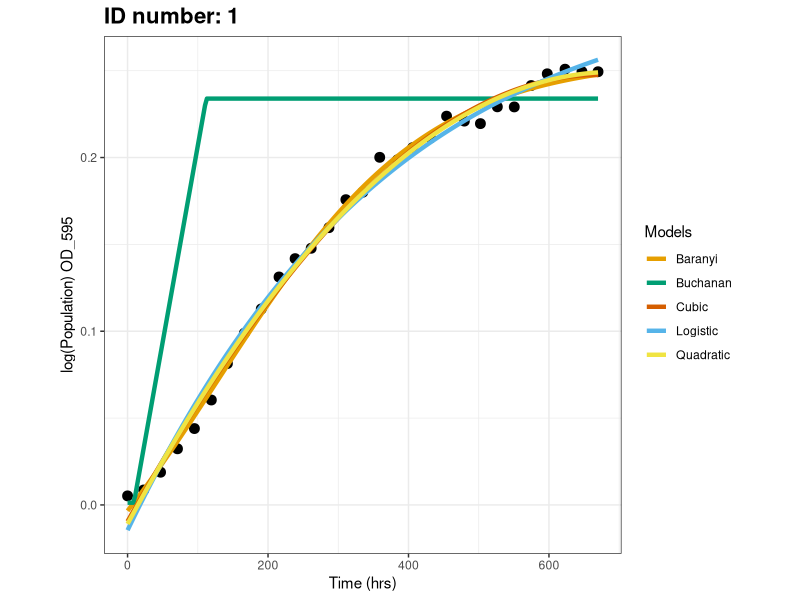
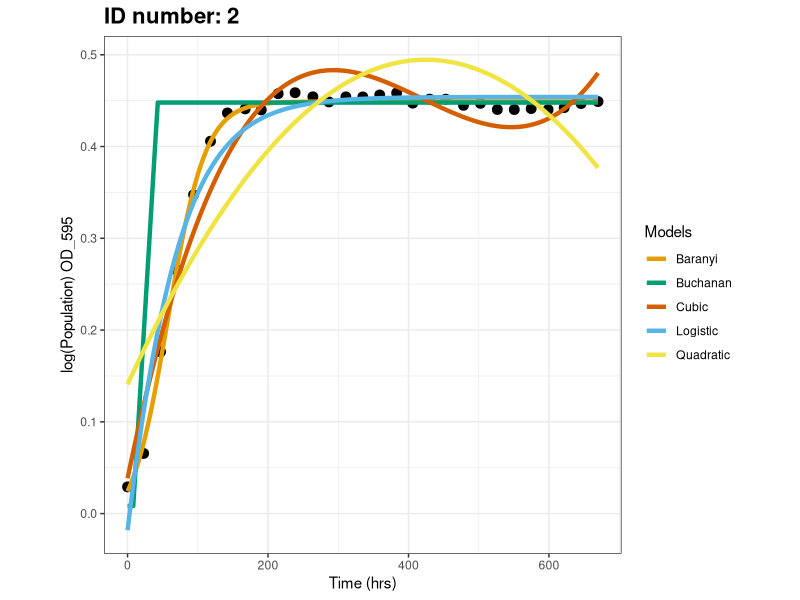
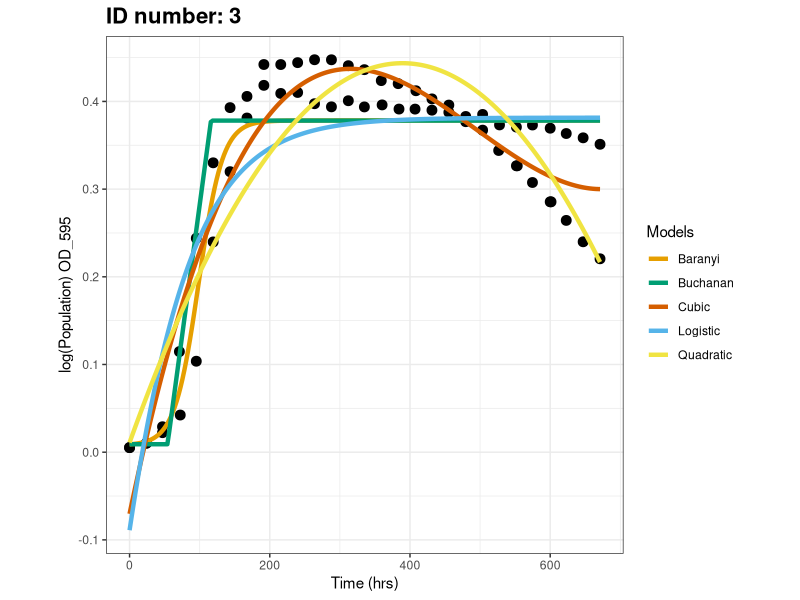
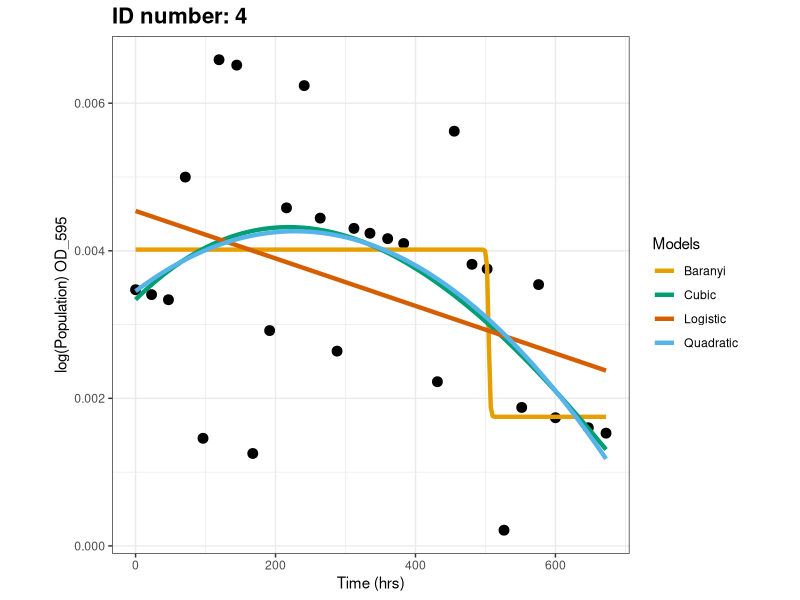
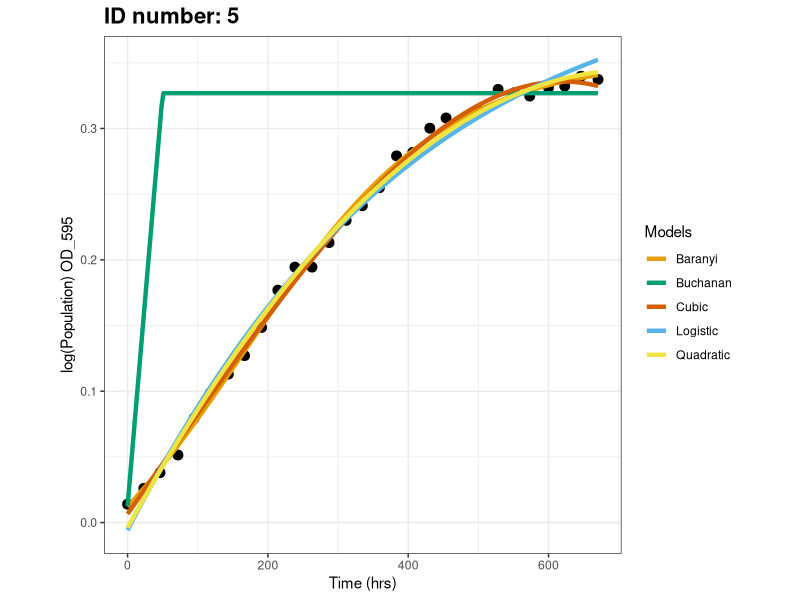
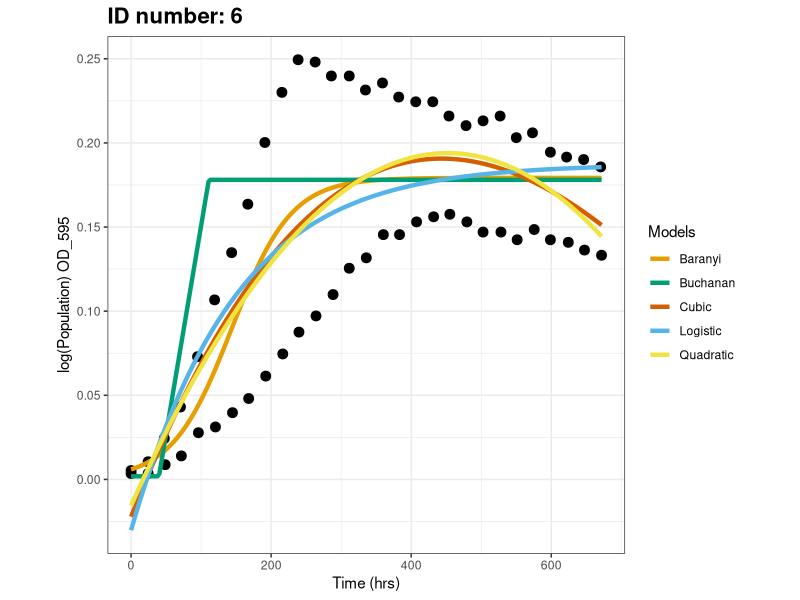
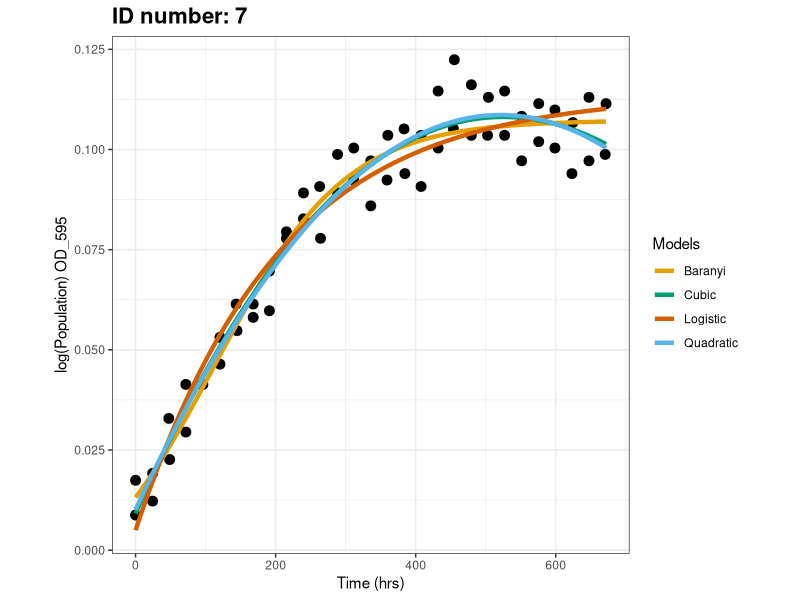
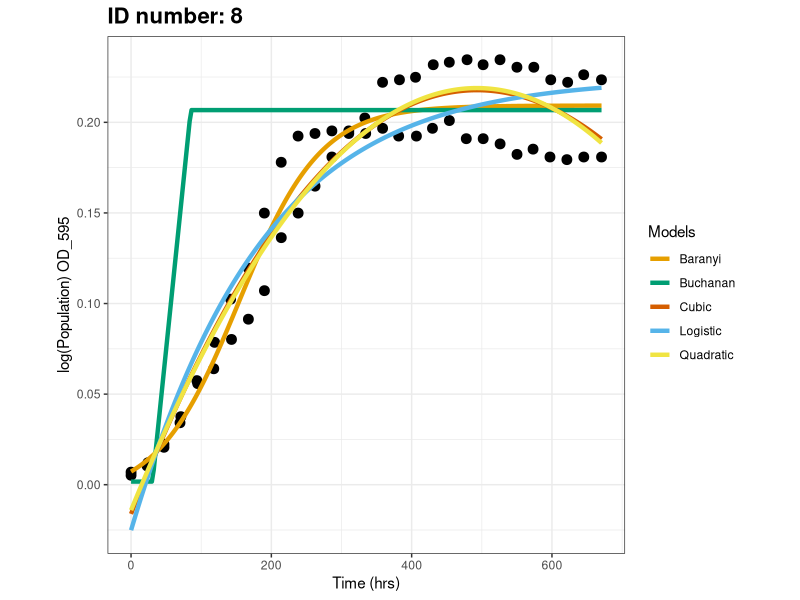

The R source for these figures, in order: (Note: this script raises an error after producing the figures.)
#__author__ = 'Billy Lam (ykl17@ic.ac.uk)'
#__version__ = '3.6.3'

######### Model fitting using logged data #########
# SAMPLING #
cat("Starting model fitting with sampling starting parameters, this will take even longer!")

## Load necessary packages ##
library(ggplot2)
library(minpack.lm)

# An additional package could be "growthrates", it got a written function to extract rmax and tlag

## Load data ##
data <- read.csv("../data/Pop_clean.csv", stringsAsFactors = F, header = T)

#### Defining equations! ####
logistic_model <- function(N_0, N_max, r_max, t){
  return((N_0 * N_max * exp(r_max*t)) / (N_max + N_0 * (exp(r_max*t) - 1)))
}

loglogistic_model <- function(N_0, N_max, r_max, t){
  return(log((N_0 * N_max * exp(r_max*t)) / (N_max + N_0 * (exp(r_max*t) - 1))))
}

# gompertz_model <- function(t, r_max, N_max, N_0, t_lag){ 
#   return(N_0 + (N_max - N_0) * exp(-exp(r_max * exp(1) * (t_lag - t)/((N_max - N_0) * log(10)) + 1)))
# }     

baranyi_model <- function(N_0, N_max, r_max, t, t_lag){ 
  return(N_max + log10((-1+exp(r_max*t_lag) + exp(r_max*t))/(exp(r_max*t) - 1 + exp(r_max*t_lag) * 10^(N_max-N_0))))
}

buchanan_model <- function(t, r_max, N_max, N_0, t_lag){ 
  return(N_0 + (t >= t_lag) * (t <= (t_lag + (N_max - N_0) * log(10)/r_max)) * r_max * (t - t_lag)/log(10) + (t >= t_lag) * (t > (t_lag + (N_max - N_0) * log(10)/r_max)) * (N_max - N_0))
}

## Initialize the results data frame ##
Stats50 <- data.frame(ID = character(), Quadratic_AIC = numeric(), 
                      Cubic_AIC = numeric(), Logistic_AIC = numeric(), 
                      Baranyi_AIC = numeric(), 
                      Buchanan_AIC = numeric(),
                      Quadratic_rsq = numeric(), Cubic_rsq = numeric(), 
                      Logistic_rsq = numeric(),
                      Baranyi_rsq = numeric(), Buchanan_rsq = numeric(),
                      stringsAsFactors = FALSE)

counter <- 1
## Initializing starting parameters, model fitting (linear and nonn-linear), calculating AIC, plotting!
for (i in unique(data$id2)){
  # For each unique data set
  supb <- subset(data, data$id2 == i)
  ID <- counter 
  
  # Ignore data sets with less than 4 data points
  if ((nrow(supb)<4) == TRUE) {next}
  
  ############## Initializing starting parameters ###############
  N_0_start <- min(supb$logpop1) # N0 = minimum PopBio
  N_max_start <- max(supb$logpop1) # Nmax = maximum PopBio
  
  # Generate initial regression for comparisons to find rmax in the while loop!
  a <- lm(supb$logpop1 ~ supb$Time) #Initial regression fit
  y_int <- a$coefficients[1] #Y-intercept of the initial regression fit
  r_max_start <- a$coefficients[2] #Gradient of initial regression fit
  
  # Setting conditions for the while loop so that it runs x (total number of rows -3) number of times for each data set
  j <- 1
  n <- dim(supb)[1] - 3 # Running lm for every 3 points in the data set, so the nrow(supb) - 3 is the number of times the lm will run
  rdata <- supb
  
  while(j < n){ # Prevent R trying to lm() over available data
    if(length(unique(rdata$Time)) != 1){
      rmaxx <- lm(rdata$logpop1[j:(j+4)]~rdata$Time[j:(j+4)])$coefficients[2]
      y_int2 <- lm(rdata$logpop1[j:(j+4)]~rdata$Time[j:(j+4)])$coefficients[1]
      j <- j + 1
      if(r_max_start < rmaxx){ # If new r is greater than old r
        r_max_start <- rmaxx # Make the the old rmax equal to the new rmax
        y_int <- y_int2 # Make the old y-intercept equal to the new y-intercept
      }
    } 
  }
  
  r_max_start <- as.numeric(r_max_start) 
  y_int <- as.numeric(y_int)
  t_lag_start <- (-y_int) / r_max_start # t_lag = x-intercept of the r_max tangent, so this calculates it
  
  ################ Fitting linear models ##################
  
  # Quadratic
  Qua_Fit <- lm(logpop1 ~ poly(Time, 2), data = supb)   
  QuaAIC <- AIC(Qua_Fit)
  Qua_rsq <- summary(Qua_Fit)$adj.r.squared
  
  # Cubic
  Cub_Fit <- lm(logpop1 ~ poly(Time, 3), data = supb) 
  CubAIC <- AIC(Cub_Fit)
  Cub_rsq <- summary(Cub_Fit)$adj.r.squared
  
  ########### Sampling starting values for non-linear models ###########
  
  # Set seed to make code reproducible
  set.seed(55)
  # Initialize a matrix with 100 nd samples of each predicted starting parameters
  N_0_start_lots <- matrix(rnorm(100, mean = N_0_start, sd = 0.2) , nrow = 100, ncol = 1)
  N_max_start_lots <- rnorm(100, mean = N_max_start, sd = 0.2)
  r_max_start_lots <- rnorm(100, mean = r_max_start, sd = 0.2)
  t_lag_start_lots <- rnorm(100, mean = t_lag_start, sd = 0.2)
  # Adding all into one matrix
  starting_val <- cbind(N_0_start_lots, N_max_start_lots, r_max_start_lots, t_lag_start_lots)
  colnames(starting_val) <- c("N_0_start", "N_max_start", "r_max_start", "t_lag_start")
  
  for (z in 1:nrow(starting_val)){
    ################ Fitting non-linear models ##################
    
    # Logistic
    Logis_Fit <- try(nlsLM(logpop1 ~ loglogistic_model(N_0, N_max, r_max, t = Time), 
                           data = supb, start = c(N_0 = unname(starting_val[z, 1]), 
                                                  N_max = unname(starting_val[z, 2]), 
                                                  r_max = unname(starting_val[z, 3])), 
                           control = nls.lm.control(maxiter = 100)), silent = T) 
    if (class(Logis_Fit) != 'try-error'){
      LogisAIC2 <- AIC(Logis_Fit)
      Logistic_rss <- sum(residuals(Logis_Fit)^2)
      Logistic_tss <- sum((supb$logpop1 - mean(supb$logpop1))^2)
      Logistic_rsq2 <- 1 - (Logistic_rss/Logistic_tss)
    } else {
      LogisAIC2 <- "NA"
      Logistic_rsq2 <- "NA"
    }
    
    
    # Make sure the first AIC and rsq values are set as a baseline for comparisons
    
    if (exists("LogisAIC") == FALSE && exists("Logistic_rsq") == FALSE){
      if (class(Logis_Fit) != 'try-error'){
        LogisAIC <- LogisAIC2
        Logistic_rsq <- Logistic_rsq2
        Logis_Fit_final <- Logis_Fit
      }
    }
    
    # If the newly sampled value has a better AIC and rsq values, replace
    if (exists("LogisAIC") == TRUE && exists("Logistic_rsq") == TRUE){
      if (LogisAIC2 < LogisAIC){
        LogisAIC <- LogisAIC2
        Logistic_rsq <- Logistic_rsq2
        Logis_Fit_final <- Logis_Fit
      }
    }
      
    # Gompertz, REMOVED
    # Gomp_Fit <- try(nlsLM(logpop1 ~ gompertz_model(N_0, N_max, r_max, t = Time, 
    #                                                t_lag), data = supb, 
    #                       start = c(N_0 = unname(starting_val[z, 1]), 
    #                                 N_max = unname(starting_val[z, 2]), 
    #                                 r_max = unname(starting_val[z, 3]), 
    #                                 t_lag = unname(starting_val[z, 4])), 
    #                       control = nls.lm.control(maxiter = 100)), silent = T) 
    # if (class(Gomp_Fit) != 'try-error'){
    #   GompertzAIC2 <- AIC(Gomp_Fit)
    #   Gompertz_rss <- sum(residuals(Gomp_Fit)^2)
    #   Gompertz_tss <- sum((supb$logpop1 - mean(supb$logpop1))^2)
    #   Gompertz_rsq2 <- 1 - (Gompertz_rss/Gompertz_tss)
    # } else {
    #   GompertzAIC2 <- "NA"
    #   Gompertz_rsq2 <- "NA"
    # }
    # 
    # # Make sure the first AIC and rsq values are set as a baseline for comparisons
    # 
    # if (exists("GompertzAIC") == FALSE && exists("Gompertz_rsq") == FALSE){
    #   if (class(Gomp_Fit) != 'try-error'){
    #     GompertzAIC <- GompertzAIC2
    #     Gompertz_rsq <- Gompertz_rsq2
    #     Gomp_Fit_final <- Gomp_Fit
    #   }
    # }
    # 
    # 
    # # If the newly sampled value has a better AIC and rsq values, replace
    # if (exists("GompertzAIC") == TRUE && exists("Gompertz_rsq") == TRUE){
    #   if (GompertzAIC2 < GompertzAIC){
    #     GompertzAIC <- GompertzAIC2
    #     Gompertz_rsq <- Gompertz_rsq2
    #     Gomp_Fit_final <- Gomp_Fit
    #     cat("Gomp", counter, "/n")
    #   }
    # }
    
    # Baranyi
    Bar_Fit <- try(nlsLM(logpop1 ~ baranyi_model(N_0, N_max, r_max, t = Time, 
                                                 t_lag), data = supb, 
                         start = c(N_0 = unname(starting_val[z, 1]), 
                                   N_max = unname(starting_val[z, 2]), 
                                   r_max = unname(starting_val[z, 3]), 
                                   t_lag = unname(starting_val[z, 4])), 
                         control = nls.lm.control(maxiter = 100)), silent = T) 
    if (class(Bar_Fit) != 'try-error'){
      BaranyiAIC2 <- AIC(Bar_Fit)
      Baranyi_rss <- sum(residuals(Bar_Fit)^2)
      Baranyi_tss <- sum((supb$logpop1 - mean(supb$logpop1))^2)
      Baranyi_rsq2 <- 1 - (Baranyi_rss/Baranyi_tss)
    } else {
      BaranyiAIC2 <- "NA"
      Baranyi_rsq2 <- "NA"
    }    
    
    # Make sure the first AIC and rsq values that are not NAs are set as a baseline for comparisons
    if (exists("BaranyiAIC") == FALSE && exists("Baranyi_rsq") == FALSE){
      if (BaranyiAIC2 != "NA" && Baranyi_rsq2 != "NA"){
        BaranyiAIC <- BaranyiAIC2
        Baranyi_rsq <- Baranyi_rsq2
        Bar_Fit_final <- Bar_Fit # Make sure model fit is saved if the first sampled value is the best
      }
    }
    
    
    # If the newly sampled value has a better AIC and rsq values, replace
    if (exists("BaranyiAIC") == TRUE && exists("Baranyi_rsq") == TRUE){
      if (BaranyiAIC2 < BaranyiAIC){
        BaranyiAIC <- BaranyiAIC2
        Baranyi_rsq <- Baranyi_rsq2
        Bar_Fit_final <- Bar_Fit
      }
    }

    
    # Buchnan
    Buch_Fit <- try(nlsLM(logpop1 ~ buchanan_model(N_0, N_max, r_max, t = Time, 
                                                 t_lag), data = supb, 
                         start = c(N_0 = unname(starting_val[z, 1]), 
                                   N_max = unname(starting_val[z, 2]), 
                                   r_max = unname(starting_val[z, 3]), 
                                   t_lag = unname(starting_val[z, 4])), 
                         control = nls.lm.control(maxiter = 100)), silent = T) 
    if (class(Buch_Fit) != 'try-error'){
      BuchananAIC2 <- AIC(Buch_Fit)
      Buchanan_rss <- sum(residuals(Buch_Fit)^2)
      Buchanan_tss <- sum((supb$logpop1 - mean(supb$logpop1))^2)
      Buchanan_rsq2 <- 1 - (Buchanan_rss/Buchanan_tss)
    } else {
      BuchananAIC2 <- "NA"
      Buchanan_rsq2 <- "NA"
    }    
    
    # Make sure the first AIC and rsq values that are not NAs are set as a baseline for comparisons
    if (exists("BuchananAIC") == FALSE && exists("Buchanan_rsq") == FALSE){
      if (BuchananAIC2 != "NA" && Buchanan_rsq2 != "NA"){
        BuchananAIC <- BuchananAIC2
        Buchanan_rsq <- Buchanan_rsq2
        Buch_Fit_final <- Buch_Fit # Make sure the model fit is saved if the first sampled value has the best fit
      }
    }
    
    # If the newly sampled value has a better AIC and rsq values, replace
    if (exists("BuchananAIC") == TRUE && exists("Buchanan_rsq") == TRUE){
      if (BuchananAIC2 < BuchananAIC){
        BuchananAIC <- BuchananAIC2
        Buchanan_rsq <- Buchanan_rsq2
        Buch_Fit_final <- Buch_Fit
      }
    }
  }
  ## If none of the sampled values can fit the data, fill with NA
  if (exists("BaranyiAIC") == FALSE && exists("Baranyi_rsq") == FALSE){
    BaranyiAIC <- "NA"
    Baranyi_rsq <- "NA"
  }
  
  if (exists("BuchananAIC") == FALSE && exists("Buchanan_rsq") == FALSE){
    BuchananAIC <- "NA"
    Buchanan_rsq <- "NA"
  }
  
  # Filling in the results data frame with calculated AIC and adj r-squared values
  stat_values <- c(ID, QuaAIC, CubAIC, LogisAIC, BaranyiAIC, BuchananAIC, Qua_rsq, 
             Cub_rsq, Logistic_rsq, Baranyi_rsq, Buchanan_rsq)
  Stats50[i, ] <- stat_values
  
  counter <- counter + 1
  
  ################## Creating the plots #####################
  # x-axis for the models
  length <- seq(from = min(supb$Time), to = max(supb$Time), length.out = 250)
  
  # Saving the predicted data points for each model and merging them all together
  Qp <- predict.lm(Qua_Fit, data.frame(Time = length))
  df1 <- data.frame(length, Qp)
  df1$Models <- "Quadratic"
  names(df1) <- c("length", "PopBio_pred", "Models")
  dfp <- df1
  
  if(CubAIC != "NA" && is.infinite(CubAIC) == FALSE){ # If the AIC is not NA and infinite
    Cp <- predict.lm(Cub_Fit, data.frame(Time = length))
    df2 <- data.frame(length, Cp)
    df2$Models <- "Cubic"
    names(df2) <- c("length", "PopBio_pred", "Models")
    dfp <- rbind(dfp, df2) # rbind the dataframes
  }
  if(LogisAIC != "NA" && is.infinite(LogisAIC) == FALSE){
    Lp <- loglogistic_model(t = length, r_max = coef(Logis_Fit_final)["r_max"], 
                         N_max = coef(Logis_Fit_final)["N_max"], 
                         N_0 = coef(Logis_Fit_final)["N_0"])
    df3 <- data.frame(length, Lp)
    df3$Models <- "Logistic"
    names(df3) <- c("length", "PopBio_pred", "Models")
    dfp <- rbind(dfp, df3)
  }
  
  # if(GompertzAIC != "NA" && is.infinite(GompertzAIC) == FALSE){
  #   Gop <- gompertz_model(t = length, r_max = coef(Gomp_Fit_final)["r_max"], 
  #                         N_max = coef(Gomp_Fit_final)["N_max"], 
  #                         N_0 = coef(Gomp_Fit_final)["N_0"], 
  #                         t_lag = coef(Gomp_Fit_final)["t_lag"])
  #   df4 <- data.frame(length, Gop)
  #   df4$Models <- "Gompertz"
  #   names(df4) <- c("length", "PopBio_pred", "Models")
  #   dfp <- rbind(dfp, df4)
  # }
  
  if(BaranyiAIC != "NA" && is.infinite(BaranyiAIC) == FALSE){
    Bp <- baranyi_model(t = length, r_max = coef(Bar_Fit_final)["r_max"], 
                        N_max = coef(Bar_Fit_final)["N_max"], 
                        N_0 = coef(Bar_Fit_final)["N_0"], 
                        t_lag = coef(Bar_Fit_final)["t_lag"])
    df5 <- data.frame(length, Bp)
    df5$Models <- "Baranyi"
    names(df5) <- c("length", "PopBio_pred", "Models")
    dfp <- rbind(dfp, df5)
  }
  if(BuchananAIC != "NA" && is.infinite(BuchananAIC) == FALSE){
    Bch <- buchanan_model(t = length, r_max = coef(Buch_Fit_final)["r_max"], 
                        N_max = coef(Buch_Fit_final)["N_max"], 
                        N_0 = coef(Buch_Fit_final)["N_0"], 
                        t_lag = coef(Buch_Fit_final)["t_lag"])
    df6 <- data.frame(length, Bch)
    df6$Models <- "Buchanan"
    names(df6) <- c("length", "PopBio_pred", "Models")
    dfp <- rbind(dfp, df6)
  }
  
  ## Plotting ##
  p <- ggplot(supb, aes(x = Time, y = logpop1)) +
    geom_point(size = 3) + 
    geom_line(data = dfp, aes(x = length, y = PopBio_pred, col = Models), size = 1.5) + # Model prediction lines
    scale_color_manual(values = c("#E69F00", "#009E73", "#D55E00", "#56B4E9", "#F0E442")) +
    theme_bw() + 
    theme(aspect.ratio = 1) + 
    labs(title = paste("ID number:", ID), x = ("Time (hrs)"), y = paste("log(Population) ", supb$PopBio_units[1], sep = "")) +
    theme(plot.title = element_text(size = 16, face = "bold"))

  ## Save plot in results
  png(paste("../results/", "Sampling", i, ".png", sep = ""), width=600, height=500, res=120) # start export
  print(p)
  dev.off() 
  
  ## Remove the best AIC, rsq values and model fits before the start of next loop
  rm(list = ls(pattern = "^Bar"))
  rm(list = ls(pattern = "^Logis"))
  rm(list = ls(pattern = "^Buch"))
}

## NOT INCLUDING GOMPERTZ MODEL
# The obtained AIC values do not reflect its actual fit on the graphs
# For many of my data sets, gomp_AIC values were the lowest but the visual fits were very very poor!

## Export stats results
write.csv(Stats50, "../results/logstats_sampling.csv")
